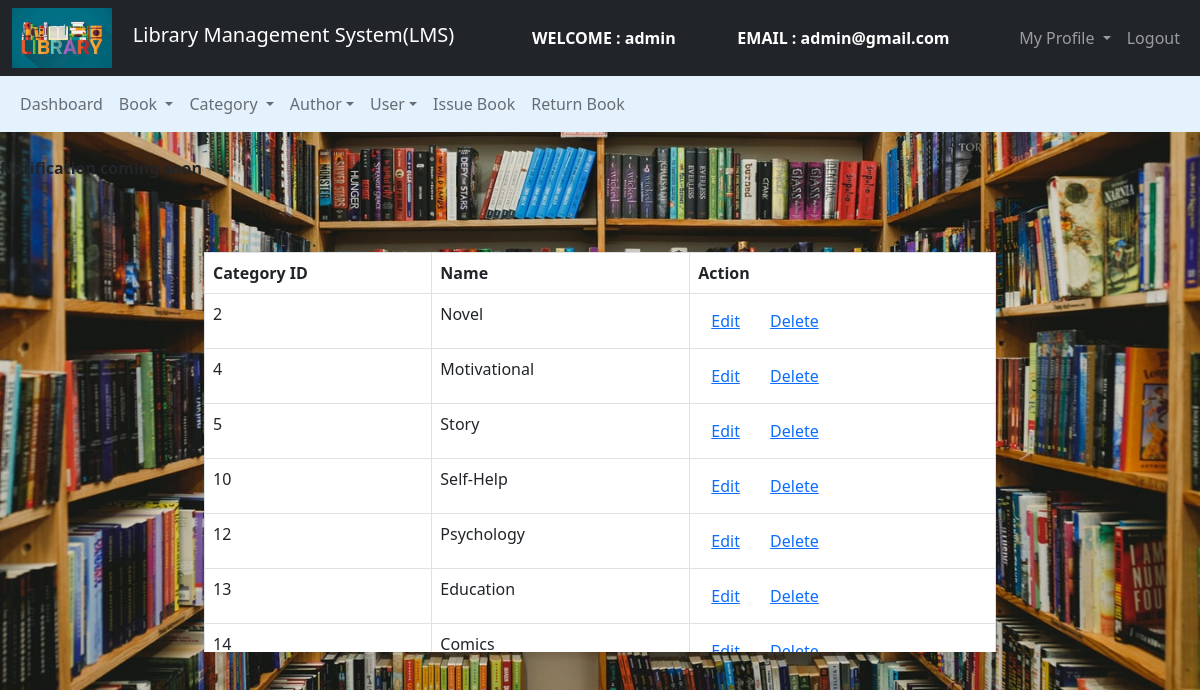
The app's page /Admin/Category/manage_cat.php (signed in) with its own data.
### tables this page shows
CREATE TABLE `category` (
  `cat_id` int(11) NOT NULL,
  `cat_name` varchar(100) NOT NULL
);

### Admin/Category/manage_cat.php (the view, shortened to what this page needs)
<!DOCTYPE html>
<html>
<head>
    <link href="https://cdn.jsdelivr.net/npm/bootstrap@5.0.0-beta2/dist/css/bootstrap.min.css" rel="stylesheet">
</head>
<body>
    <nav class="navbar navbar-expand-lg navbar-dark bg-dark">
        <div class="container-fluid">
            <div class="navbar-header">
                <img src="../images/abc1.jpeg" width="100" height="60"> &nbsp &nbsp
                <a class="navbar-brand" href="../admin_dashboard.php">Library Management System(LMS)</a>
            </div>
            <font style="color: white">
                <span>
                    <strong>
                        WELCOME : <?php echo $_SESSION['name']; ?></strong>
                </span>
            </font>
            <font style="color: white">
                <span>
                    <strong>
                        EMAIL : <?php echo $_SESSION['email']; ?></strong>
                </span>
            </font>
            <ul class="nav navbar-nav navbar-right">
                <li class="nav-item dropdown">
                    <a class="nav-link dropdown-toggle" data-toggle="dropdown">
                        My Profile
                    </a>
                </li>
                <li class="nav-item"><a class="nav-link" href="../../logout.php">
                        Logout
                    </a></li>
            </ul>
        </div>
    </nav>
    <nav class="navbar navbar-expand-lg navbar-light" style="background-color: #e3f2fd">
        <div class="container-fluid">
            <ul class="nav navbar-nav navbar-center">
                <li class="nav-item">
                    <a href="../admin_dashboard.php" class="nav-link">
                        Dashboard
                    </a>
                </li>
                <li class="nav-item dropdown ">
                    <a class="nav-link dropdown-toggle" data-toggle="dropdown"> Book
                    </a>
                </li>
                <li class="nav-item dropdown ">
                    <a class="nav-link dropdown-toggle" data-toggle="dropdown"> Category </a>
                </li>
                <li class="nav-item dropdown ">
                    <a class="nav-link dropdown-toggle" data-toggle="dropdown"> Author</a>
                </li>
                <li class="nav-item dropdown ">
                    <a class="nav-link dropdown-toggle" data-toggle="dropdown"> User</a>
                </li>
                <li class="nav-item">
                    <a href="../Book/issue_book.php" class="nav-link">
                        Issue Book</a>
                </li>
                <li class="nav-item">
                    <a href="../Book/return_book.php" class="nav-link">
                        Return Book</a>
                </li>
            </ul>
        </div>
    </nav>
    <br>
    <?php include '../../header.php'; ?><br><br>
    <div class="row">
        <div class="col-md-2"></div>
        <div class="col-md-8">
            <table class="table table-bordered table-hover">
                <thead>
                    <tr>
                        <th>Category ID</th>
                        <th>Name</th>
                        <th>Action</th>
                    </tr>
                </thead>
                <?php
                $connection = mysqli_connect("localhost", "root", "");
                $query = "select * from category";
                $query_run = mysqli_query($connection, $query);
                while ($row = mysqli_fetch_assoc($query_run)) {
                ?>
                    <tr>
                        <td><?php echo $row['cat_id']; ?></td>
                        <td><?php echo $row['cat_name']; ?></td>
                        <td>
                            <button class="btn" name=""><a href="edit_cat.php?cid=<?php echo $row['cat_id']; ?>">Edit</a></button>
                            <button class="btn" name=""><a href="delete_cat.php?cid=<?php echo $row['cat_id']; ?>">Delete</a></button>
                        </td>
                    </tr>
                <?php
                }
                ?>
            </table>
        </div>
        <div class="col-md-2"></div>
    </div>
</body>
</html>

### Admin/Category/manage_cat.php (style rules this page uses)
body { background-image: url("../images/manage_pic2.jpg"); background-repeat: no-repeat; background-size: 100% 750px; background-color: #cccccc; }
table { width: 100%; border: #000000; background-color: white; }
.col-md-8 { overflow-x: auto; height: 400px; }

### records on screen
category: cat_id "2", cat_name "Novel"
category: cat_id "4", cat_name "Motivational"
category: cat_id "5", cat_name "Story"
category: cat_id "10", cat_name "Self-Help"
category: cat_id "12", cat_name "Psychology"
category: cat_id "13", cat_name "Education"
category: cat_id "14", cat_name "Comics"

### other values on screen
$_SESSION['name'] "admin"
$_SESSION['email'] "admin@gmail.com"
